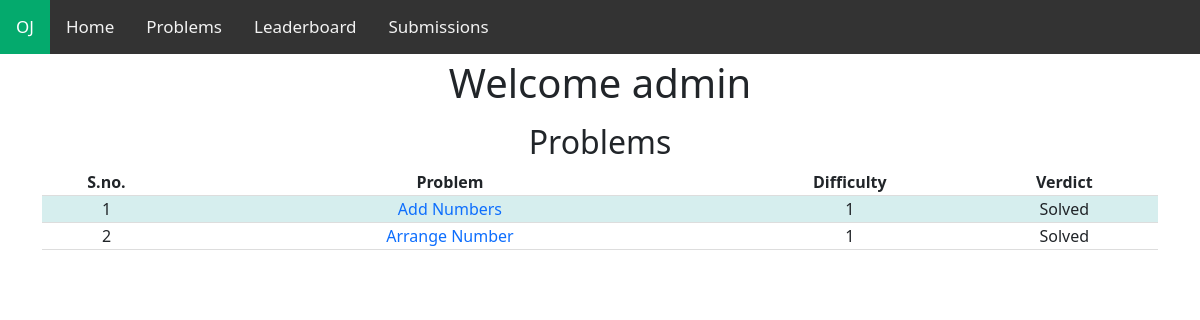
/dashboard (signed in), run on an earlier commit of the app's database.
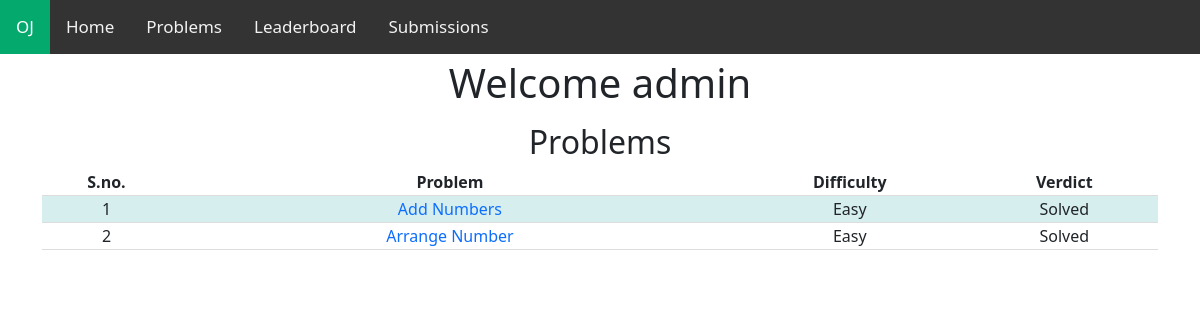
And on a later commit of the database.
### ojapp/models.py (models this page shows, shortened)
class Problem(models.Model):
    name=models.CharField(max_length=200)
    problem_statement=models.TextField(max_length=25000)
    constraints=models.CharField(max_length=255)
    code=models.CharField(max_length=255)
    input = models.TextField(max_length=25000,default=1)
    output = models.TextField(max_length=25000,default=1)
    difficult=models.CharField(max_length=25)
    ppoint=models.IntegerField(default=5)

### ojapp/views.py (the view)
# urls.py: path("dashboard",views.dashboard,name="dashboard"),
@login_required
def dashboard(request):
    problems_list=Problem.objects.all()
    solution=[]
    for p in problems_list:
        s=Solution.objects.filter(problem=p,username=request.user,verdict='Accepted')
        if s.count()>0:
            solution.append(p)
    context={'problems_list':problems_list,'solution':solution}
    return render(request,'dashboard.html',context)

### templates/dashboard.html (shortened to what this page needs)
{% extends 'base.html' %}
    {% block content %}
    <h1>Welcome {{user.username}}</h1>
    {% if problems_list %}
    <div class="container my-3">
        <h2 class="text-center">Problems</h2>
        <table style="width:100%" >
            <tr>
              <th>S.no.</th>
              <th style="width:50%">Problem</th>
              <th>Difficulty</th>
              <th>Verdict</th>
            </tr>
            {% for problem in problems_list %}
            <tr>
                <td>{{forloop.counter}}</td>
                <td><a class="text-decoration-none" href="{% url 'problem_detail' problem.id %}" >{{problem.name}} </a></td>
                <td>{{problem.difficult}}</td>
                {% if problem in solution %}
                    <td>Solved</td>
                {% else %}
                    <td>Unsolved</td>
                {% endif %}
            </tr>
            {% endfor %}
        </table>
    </div>
    {% else %}
    <p> No Problems available yet </p>
    {% endif %}
{% endblock  %}

What changed in the data, as far as the page shows it:
changed Problem "Add Numbers": difficult "1" → "Easy"
changed Problem "Arrange Number": difficult "1" → "Easy"
